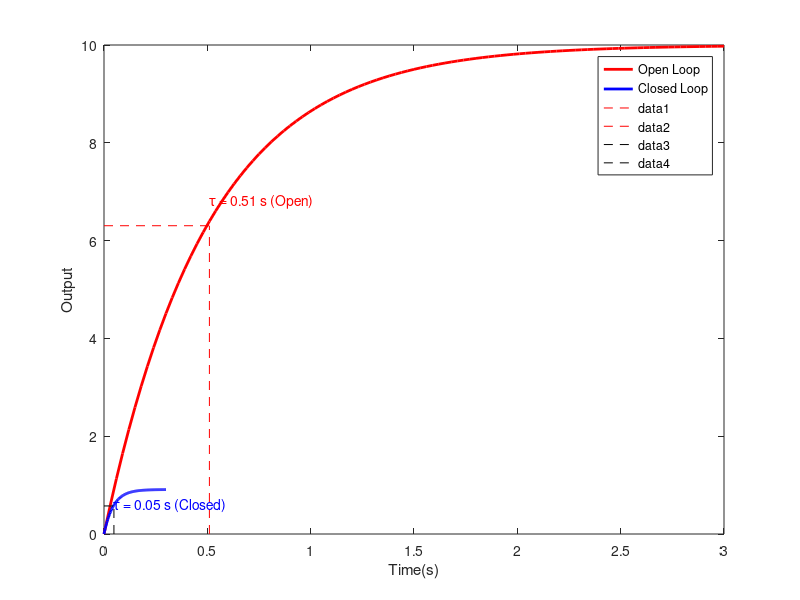

Recreate this plot in MATLAB.
% =========================================================================
% motor_first_order.m
%
% Modeling a DC motor as a first-order system in Octave.
% =========================================================================
%
% Description:
%   This script models a DC motor using a first-order transfer function:
%
%       ω(s) / V(s) = K / (τs + 1)
%
%   where:
%       ω(s) = angular velocity (rad/s)
%       V(s) = input voltage (V)
%       K    = system gain (rad/s per V)
%       τ    = time constant (s)
%
%   The script simulates the open-loop step response.
%   The time constant is also clearly marked on the script for easy analysis.
%
% Dependencies:
%   GNU Octave + Control Package
%   (install using: pkg install -forge control)
%
% =========================================================================

clear; clc; close all;
pkg load control;

% --- Parameters (example values, replace with your own) ---
K = 10;      % system gain
tau = 0.5;   % time constant (s)

% --- Transfer function model ---
s = tf('s');
G = K / (tau*s + 1);

% 2. Closed Loop Transfer Function
H = feedback(G, 1) ; %negative feedback with feedback path gain of 1
disp("Closed Loop Transfer Function: ");
H

% 3. Step Response Comparison
figure;
[y_open, t_open] = step(G);
[y_closed, t_closed] = step(H);

% 4. Find the time constant
tc_open = t_open(find(y_open >= 0.632 * y_open(end),1));
tc_closed = t_closed(find(y_closed >= 0.632 * y_closed(end),1));


% 5. Plot the Step Responses
plot(t_open, y_open, 'r', 'LineWidth', 2); hold on;
plot(t_closed, y_closed, 'b', 'LineWidth', 2);
legend("Open Loop","Closed Loop");
xlabel("Time(s)");
ylabel("Output");

% 6. Mark Time Constants on the Graph

%For open-loop
plot([tc_open tc_open],[0 0.632 * y_open(end)], 'r--');
plot([0 tc_open],[0.632 * y_open(end) 0.632 * y_open(end)], 'r--');
text(tc_open,0.632 * y_open(end) + 0.50, sprintf("\\tau = %.2f s (Open)", tc_open), ...
 "Color", 'r', "FontSize", 10 );


%For closed-loop
plot([tc_closed tc_closed],[0 0.632 * y_closed(end)], 'k--');
plot([0 tc_closed],[0.632 * y_closed(end) 0.632 * y_closed(end)], 'k--');
text(tc_closed,0.632 * y_closed(end)+ 0.01, sprintf("\\tau = %.2f s (Closed)", tc_closed), ...
 "Color", 'b', "FontSize", 10 );


% --- Save plots ---
%print('-dpng', '../results/impulse_response.png');
print("../results/impulse_response.png", "-dpng");


% --- Notes ---
% Closed-loop system reaches steady-state faster

